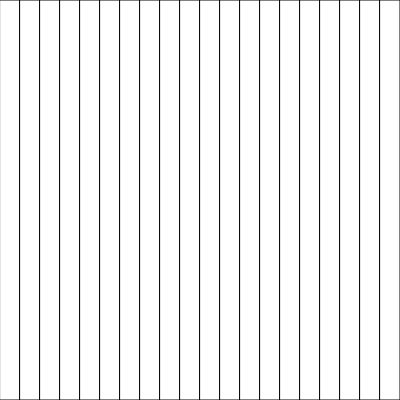
Frame 1 (no input)
Frame 60 (no input): identical to frame 1, image omitted
Frame 120 (the mouse pressed at the canvas centre since frame 60): identical to frame 1, image omitted

The p5.js sketch that drew this single still picture (run headless with seeded random() and noise() and a simulated clock; from frame 60 on, the mouse is pressed at the canvas centre):

// p5.js sketch
// ── sketch.js
//Make every other column blue.
function setup() {
  createCanvas(400, 400);
}

function draw() {
  background(255); // Set the background to white
  let each = width / 20; // 20 pieces

  for (let i = 0; i < 20; i++) {
    // Check if the mouse is over the current rectangle
    if (mouseX > i * each && mouseX < (i + 1) * each) {
      // If the index is even, fill blue
      if (i % 2 === 0) {
        fill("blue");
      } else {
        fill("red"); // If the index is odd, fill red
      }
    } else {
      fill(255); // If the mouse is not over, fill white
    }
    
    // Draw the rectangle at the calculated position and size
    rect(i * each, 0, each, height);
  }
}
